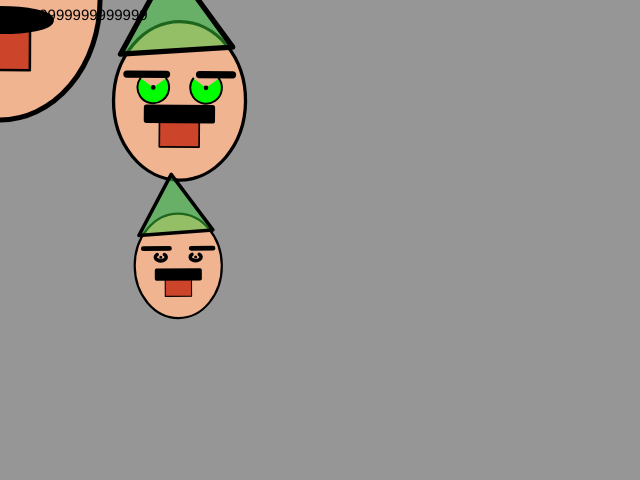
Frame 1 (no input)
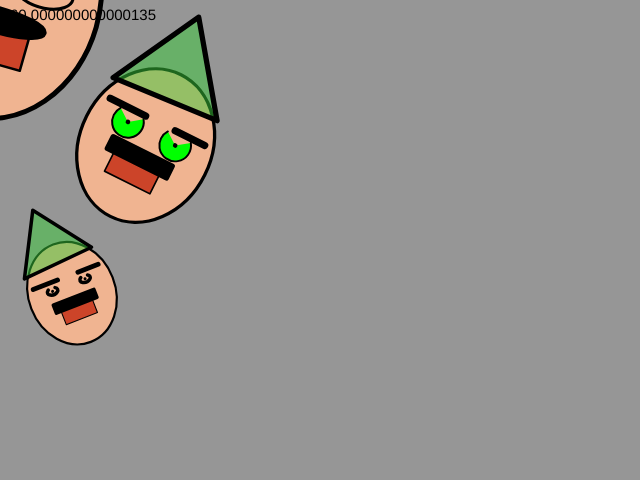
Frame 60 (no input)
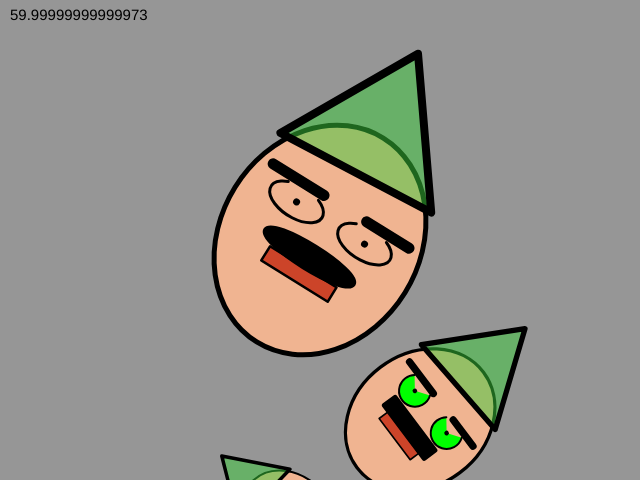
Frame 120 (the mouse pressed at the canvas centre since frame 60)

The p5.js sketch that drew these frames (run headless with seeded random() and noise() and a simulated clock; from frame 60 on, the mouse is pressed at the canvas centre):

// p5.js sketch
// ── sketch.js

function setup() {
	createCanvas(640,480);
}

function draw() {
	background(150);
	noCursor();

	push(); 
	translate(mouseX,mouseY); 
	rotate(millis()/3600); 
	drawFace("ellipse","BigEye"); // 调用函数
	translate(180,100);
	scale(0.66,0.66);
	rotate(millis()/5400);
	drawFace("rect","GreenEye");
	translate(0,250);
	scale(0.66,0.66);
	rotate(-millis()/1200);
	drawFace("rect","Sleepy");
	pop();

	fill(0);
	textSize(15);
	fps = frameRate(); 
	text(fps,10,20);
}

function drawFace(beardType,eyeType) // 函数及参数
{
	smooth();
	strokeCap(ROUND);
	strokeJoin(ROUND);
	strokeWeight(5); 
	colorMode(RGB);
	fill(240,180,145);
	ellipse(0,0,200,240);
	strokeWeight(2.5);
	colorMode(HSB); 
	fill(10,80,80); 
	currentTime = millis(); 
	mouthWidth = sin(currentTime/1000);
	mouthWidth = map(mouthWidth,-1,1,40,80); 
	mouthHeight = cos(currentTime/933);
	mouthHeight = map(mouthHeight,-1,1,4,60); 
	rectMode(CENTER);
	rect(0,0+40,mouthWidth,mouthHeight); 
	strokeWeight(11);
	EyebrowOffsetY = -40;
	line(0-80,0+EyebrowOffsetY,
		0-20,0+EyebrowOffsetY) 
	line(0+30,0+EyebrowOffsetY,
		0+80,0+EyebrowOffsetY);
	strokeWeight(3); 
	noFill();  
	EyeOffsetY = -20;
	eyeWidth = 25;
	eyeHeight = 16;
	if(eyeType=="BigEye") 
	{
		eyeWidth = 60;
		eyeHeight = 32;
	}
	else if(eyeType=="GreenEye") 
	{
		colorMode(RGB);
		fill(0,255,0);
		eyeWidth = 48;
		eyeHeight = 48;
	}
	else if(eyeType=="Sleepy")
	{
		strokeWeight(8);
	}
	arc(0-40,0+EyeOffsetY,eyeWidth,eyeHeight,-0.2*PI,1.2*PI);
	arc(0+40,0+EyeOffsetY,eyeWidth,eyeHeight,-0.2*PI,1.2*PI);
	strokeWeight(7);
	point(0-40,0+EyeOffsetY);
	point(0+40,0+EyeOffsetY); 
	strokeWeight(8);
	colorMode(HSB);
	fill(120,70,80,0.5);
	triangle(
		0-90,0-70,
		0+80,0-82,
		0-15,0-210);
	fill(0);
	textSize(60); 
	text(key,0-30,0-100); 

	if(beardType=="rect") 
	{
		rect(0,20,100,20);
	}
	else if(beardType =="ellipse")
	{
		ellipse(0,20,100,20);
	}
}

// 练习： 自己编写函数，用于绘制复合的内容，并通过设定函数参数来指定绘制的效果
